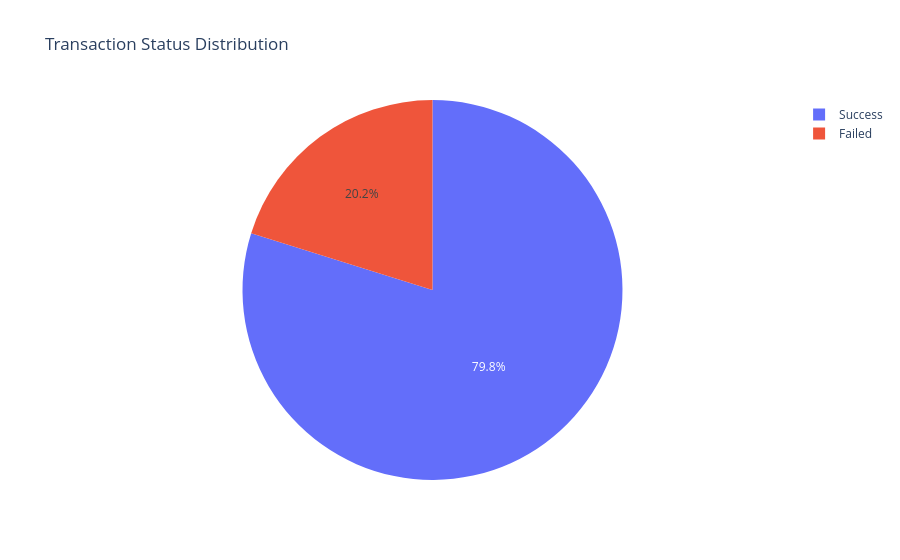

Source (notebook cell):
### Code cell
fig = px.pie(df, names="Transaction Status", title="Transaction Status Distribution")
fig.show()

### Figure 1 — Plotly figure (JSON) as saved in the notebook; plotly's stock layout.template omitted (floating-point values rounded to 4 significant figures; data arrays with more than 128 entries replaced by an {"elided": "..."} marker saying what was removed)
{"data": [{"domain": {"x": [0, 1], "y": [0, 1]}, "hovertemplate": "Transaction Status=%{label}<extra></extra>", "labels": {"elided": "14956 str values"}, "legendgroup": "", "name": "", "showlegend": true, "type": "pie"}], "layout": {"legend": {"tracegroupgap": 0}, "title": {"text": "Transaction Status Distribution"}}}
